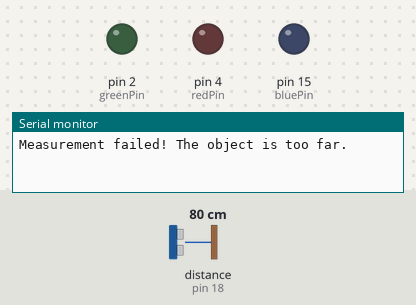
Simulated run of this sketch. Board: Arduino Uno, built with avr-gcc and run on an emulated ATmega328P. Shown: output pins drawn as LEDs (lit = HIGH), the last lines printed to the serial monitor. Wiring (inferred from the names in the program): ultrasonic range finder: trigger pin 5; echo pin 18. The inputs (shaded band) are chosen by the test bench; at power-on: distance to the obstacle (sensor on pin 18) 80 cm. The echo pulse lasts 58.3 µs per cm; pins used as bus, display or sensor lines are not drawn.

Above: at 1.2 s.
1.3 s: distance to the obstacle (sensor on pin 18) set to 45 cm
4.0 s: distance to the obstacle (sensor on pin 18) set to 36 cm
At 5.8 s:
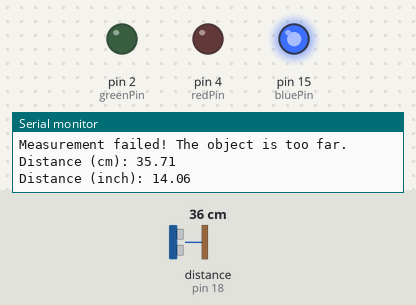
6.8 s: distance to the obstacle (sensor on pin 18) set to 23 cm
9.0 s: distance to the obstacle (sensor on pin 18) set to 18 cm
At 11.2 s:
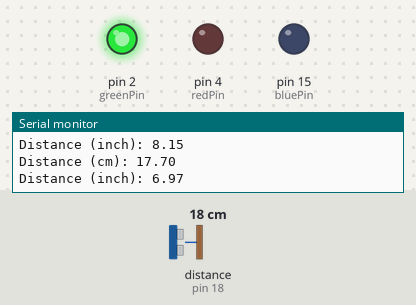
11.8 s: distance to the obstacle (sensor on pin 18) set to 35 cm
At 13.9 s:
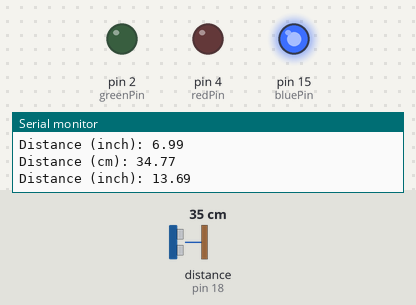
14.4 s: distance to the obstacle (sensor on pin 18) set to 9 cm
At 16.6 s:
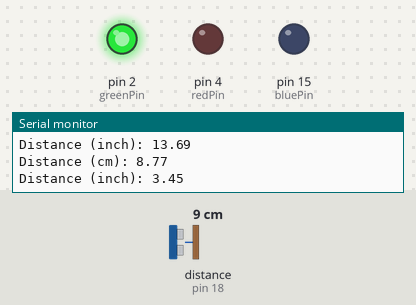
Timing chart, 0 to 17.9 s (numbered marks = the images above; inputs shaded):
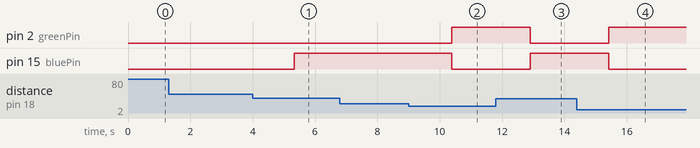

Measured:
- the behaviour switches between 41 and 40 cm on distance to the obstacle (sensor on pin 18) (found by bisection; images 0 and 1)
- the behaviour switches between 21 and 20 cm on distance to the obstacle (sensor on pin 18) (found by bisection; images 1 and 2)
- after the input at 4.0 s, pin 15 (bluePin): LOW → HIGH after 1.3 s
- after the input at 9.0 s, pin 2 (greenPin): LOW → HIGH after 1.4 s; pin 15 (bluePin): HIGH → LOW after 1.4 s
- after the input at 11.8 s, pin 2 (greenPin): HIGH → LOW after 1.1 s; pin 15 (bluePin): LOW → HIGH after 1.1 s
- after the input at 14.4 s, pin 2 (greenPin): LOW → HIGH after 1.0 s; pin 15 (bluePin): HIGH → LOW after 1.0 s

The sketch:

oykasli_code.ino
```cpp
const int trigPin = 5;
const int echoPin = 18;

int redPin = 4;
int greenPin = 2;
int bluePin = 15;

float distanceCm;
float distanceInch;
const float CM_TO_INCH = 0.3937;

void setup() {
  Serial.begin(9600);

  pinMode(trigPin, OUTPUT);
  pinMode(echoPin, INPUT);

  pinMode(redPin, OUTPUT);
  pinMode(greenPin, OUTPUT);
  pinMode(bluePin, OUTPUT);
}

void loop() {
  distanceCm = getAverageDistance(5);
  distanceInch = distanceCm * CM_TO_INCH;

  if (distanceCm == 0) {
    Serial.println("Measurement failed!Signal could not be reflected.");
    setColor(false, false, false);
  } else if (distanceCm < 5 ) {
    Serial.println("Measurement failed! The object is too close.");
    setColor(false, false, false);
  }else if (distanceCm > 40) {
    Serial.println("Measurement failed! The object is too far.");
    setColor(false, false, false);
  }else {
    Serial.print("Distance (cm): ");
    Serial.println(distanceCm);
    Serial.print("Distance (inch): ");
    Serial.println(distanceInch);

    if (distanceCm < 5) {
      setColor(false, true, true);
    } else if (distanceCm < 8) {
      setColor(true, false, false);
    } else if (distanceCm < 20) {
      setColor(false, true, false);
    } else if (distanceCm < 40) {
      setColor(false, false, true);
    } else {
      setColor(true, true, true);
    }
  }

  delay(1000);
}

float getAverageDistance(int numMeasurements) {
  float total = 0;
  int validReadings = 0;

  for (int i = 0; i < numMeasurements; i++) {
    digitalWrite(trigPin, LOW);
    delayMicroseconds(2);
    digitalWrite(trigPin, HIGH);
    delayMicroseconds(10);
    digitalWrite(trigPin, LOW);

    long duration = pulseIn(echoPin, HIGH, 30000);

    if (duration > 100 && duration < 30000) {
      float distance = duration * 0.03432 / 2.0;
      total += distance;
      validReadings++;
    }

    delay(50);
  }

  if (validReadings == 0) return 0;
  return total / validReadings;
}

void setColor(bool redOn, bool greenOn, bool blueOn) {
  digitalWrite(redPin, redOn ? HIGH : LOW);
  digitalWrite(greenPin, greenOn ? HIGH : LOW);
  digitalWrite(bluePin, blueOn ? HIGH : LOW);
}
```
